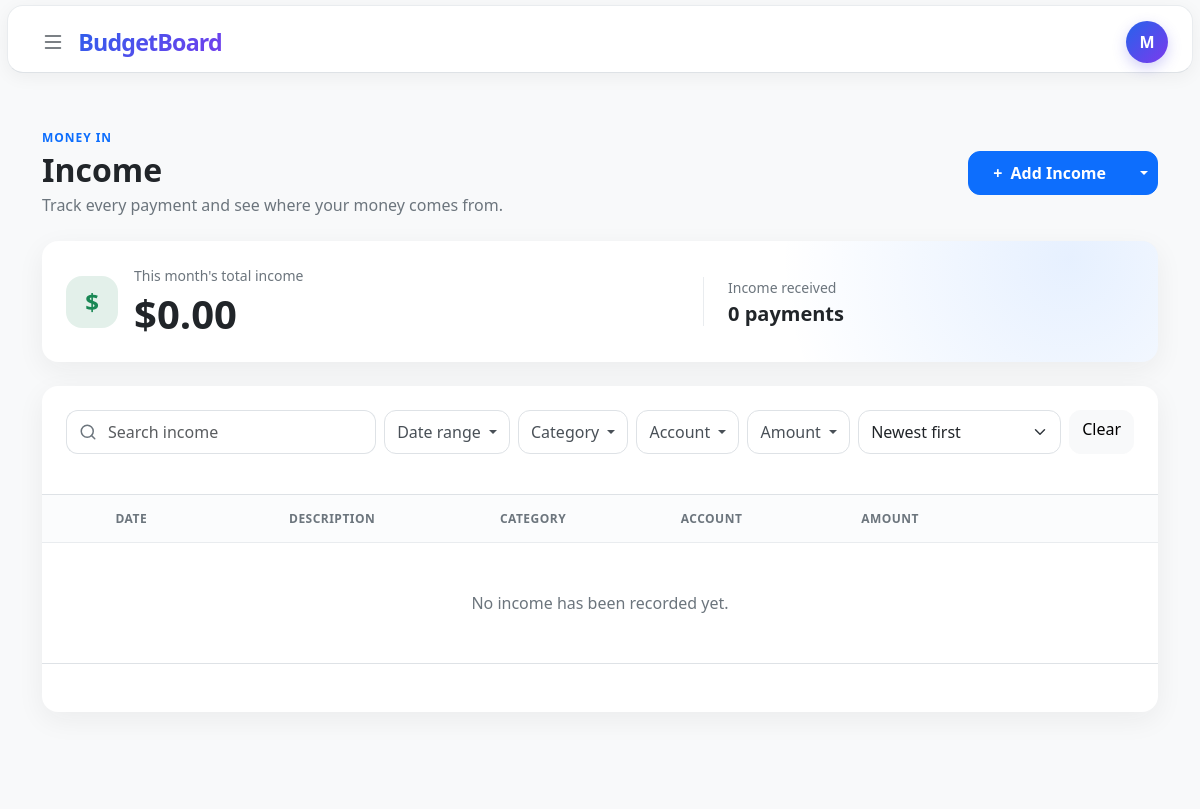
Before: /income (signed in) with the older database file.
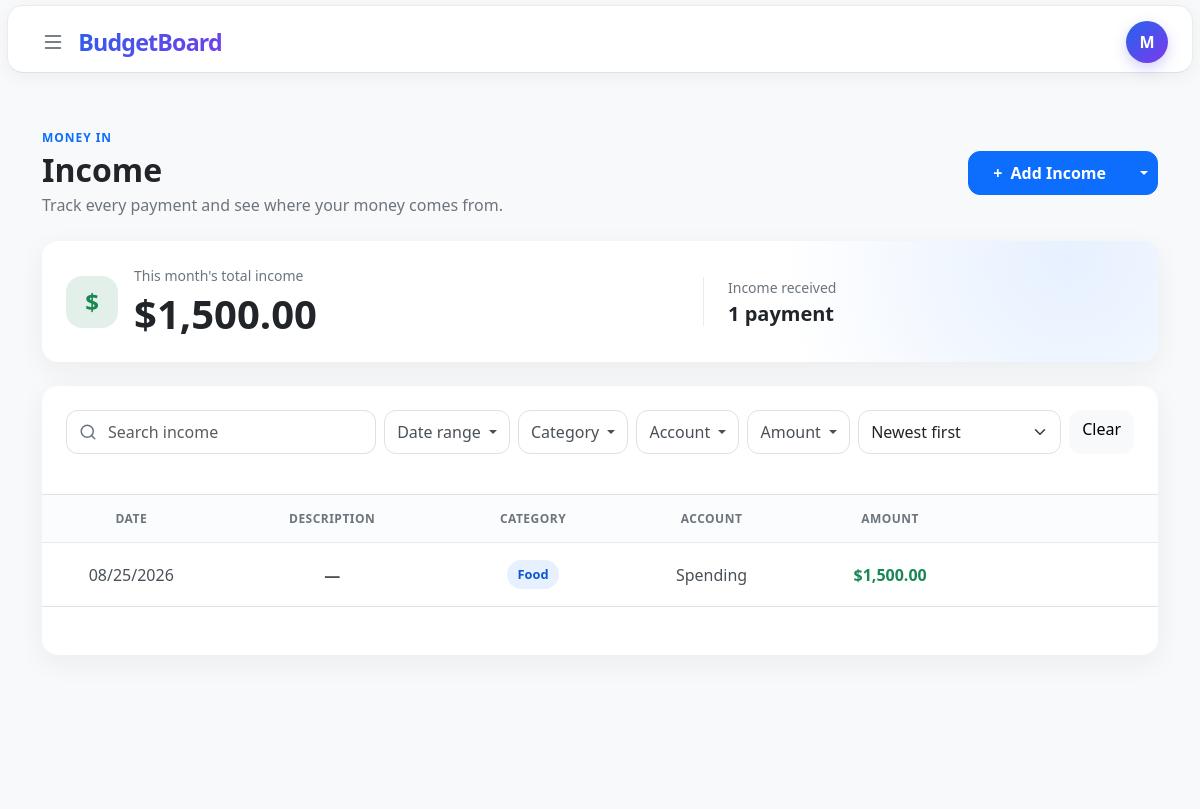
After: the same page with the newer database file.
### tables this page shows
CREATE TABLE income (
    id INTEGER PRIMARY KEY AUTOINCREMENT,
    user_id INTEGER NOT NULL,
    amount NUMERIC NOT NULL,
    category_id INTEGER NOT NULL,
    description TEXT,
    account_id INTEGER NOT NULL,
    date DATETIME NOT NULL DEFAULT CURRENT_TIMESTAMP,
    added_at DATETIME NOT NULL DEFAULT CURRENT_TIMESTAMP,

    FOREIGN KEY (user_id) REFERENCES users(id),
    FOREIGN KEY (category_id) REFERENCES categories(id),
    FOREIGN KEY (account_id) REFERENCES accounts(id)
);

CREATE TABLE categories (
    id INTEGER PRIMARY KEY AUTOINCREMENT,
    user_id INTEGER NOT NULL,
    name TEXT NOT NULL COLLATE NOCASE,
    type TEXT NOT NULL CHECK (
        type IN ('income', 'expense')
    ),
    created_at DATETIME NOT NULL DEFAULT CURRENT_TIMESTAMP,

    FOREIGN KEY (user_id) REFERENCES users(id),
    UNIQUE (user_id, name, type)
);

CREATE TABLE accounts(
    id INTEGER PRIMARY KEY AUTOINCREMENT,
    user_id INTEGER NOT NULL,
    name TEXT NOT NULL,
    type TEXT NOT NULL CHECK (
        type IN (
            'checking',
            'savings',
            'cash',
            'credit card',
            'investment',
            'other'
        )
    ),
    bank TEXT,
    created_at DATETIME NOT NULL DEFAULT CURRENT_TIMESTAMP, active INTEGER NOT NULL DEFAULT 1
CHECK (active IN (0, 1)),

    FOREIGN KEY (user_id) REFERENCES users(id)
);

### app.py (the view)
@app.route("/income", defaults={"limit": "10"}, methods=["GET", "POST"])
@app.route("/income/<limit>", methods=["GET", "POST"])
@login_required
def income(limit):
    return transaction_page(db, "income", limit)

### templates/income.html (shortened to what this page needs)
{% extends "layout.html" %}
{% from "_transaction_rows.html" import transaction_rows %}
{% block main %}
    <section class="income-page py-4 py-lg-5">
        <div class="container-xl">
            <div class="d-flex flex-column flex-sm-row align-items-sm-center justify-content-between gap-3 mb-4">
                <div>
                    <p class="income-eyebrow mb-1">Money in</p>
                    <h1 class="h2 fw-bold mb-1">Income</h1>
                    <p class="text-secondary mb-0">Track every payment and see where your money comes from.</p>
                </div>
                <div class="btn-group income-add-group align-self-start align-self-sm-center">
                    <button
                        class="btn btn-primary px-4"
                        type="button"
                        data-bs-toggle="modal"
                        data-bs-target="#addTransactionModal"
                    >
                        <span class="me-1" aria-hidden="true">+</span> Add Income
                    </button>
                    <button
                        class="btn btn-primary dropdown-toggle dropdown-toggle-split"
                        type="button"
                        data-bs-toggle="dropdown"
                        aria-expanded="false"
                    >
                    </button>
                </div>
            </div>
            <div class="card income-summary-card border-0 mb-4">
                <div class="card-body p-4">
                    <div class="row align-items-center g-4">
                        <div class="col-sm-7">
                            <div class="d-flex align-items-center gap-3">
                                <div class="income-summary-icon" aria-hidden="true">$</div>
                                <div>
                                    <p class="text-secondary small mb-1">This month's total income</p>
                                    <p class="display-6 fw-bold mb-0">{{ summary["total"] | usd }}</p>
                                </div>
                            </div>
                        </div>
                        <div class="col-sm-5">
                            <div class="income-summary-detail ps-sm-4">
                                <p class="text-secondary small mb-1">Income received</p>
                                <p class="h5 fw-semibold mb-0">
                                    {{ summary["count"] }}
                                    {{ "payment" if summary["count"] == 1 else "payments" }}
                                </p>
                            </div>
                        </div>
                    </div>
                </div>
            </div>
            <div class="card income-list-card border-0" id="transaction-results-card">
                <div class="card-body p-0">
                    <form
                        id="transaction-filter-form"
                        class="p-3 p-lg-4 border-bottom"
                        action="{{ url_for('income') }}"
                        method="get"
                    >
                        <div class="row g-2 align-items-center">
                            <div class="col-12 col-xl">
                                <div class="input-group income-search">
                                    <span class="input-group-text bg-white border-end-0 text-secondary" aria-hidden="true">
                                        <svg width="18" height="18" viewBox="0 0 24 24" fill="none" stroke="currentColor" stroke-width="2" stroke-linecap="round" stroke-linejoin="round">
                                            <circle cx="11" cy="11" r="8"></circle>
                                            <path d="m21 21-4.35-4.35"></path>
                                        </svg>
                                    </span>
                                    <input
                                        class="form-control border-start-0 ps-0"
                                        id="transaction-search-input"
                                        name="q"
                                        type="search"
                                        value="{{ filters['q'] }}"
                                        placeholder="Search income"
                                        aria-label="Search income"
                                    >
                                </div>
                            </div>
                            <div class="col-6 col-sm-auto dropdown">
                                <button class="btn btn-outline-secondary w-100 dropdown-toggle" type="button" data-bs-toggle="dropdown" data-bs-auto-close="outside" aria-expanded="false">
                                    Date range
                                </button>
                            </div>
                            <div class="col-6 col-sm-auto dropdown">
                                <button class="btn btn-outline-secondary w-100 dropdown-toggle" type="button" data-bs-toggle="dropdown" data-bs-auto-close="outside" aria-expanded="false">
                                    Category
                                </button>
                            </div>
                            <div class="col-6 col-sm-auto dropdown">
                                <button class="btn btn-outline-secondary w-100 dropdown-toggle" type="button" data-bs-toggle="dropdown" data-bs-auto-close="outside" aria-expanded="false">
                                    Account
                                </button>
                            </div>
                            <div class="col-6 col-sm-auto dropdown">
                                <button class="btn btn-outline-secondary w-100 dropdown-toggle" type="button" data-bs-toggle="dropdown" data-bs-auto-close="outside" aria-expanded="false">
                                    Amount
                                </button>
                            </div>
                            <div class="col-12 col-sm-auto">
                                <select class="form-select income-sort-select" id="income-sort" name="sort">
                                    <option value="newest" {% if filters["sort"] == "newest" %}selected{% endif %}>Newest first</option>
                                </select>
                            </div>
                            <div class="col-12 col-sm-auto">
                                <a
                                    class="btn btn-light w-100 income-filter-clear"
                                    id="transaction-filter-clear"
                                    href="{{ url_for('income') }}"
                                >
                                    Clear
                                </a>
                            </div>
                        </div>
                    </form>
                    <div class="table-responsive">
                        <table class="table income-table align-middle mb-0">
                            <colgroup>
                                <col class="income-col-standard">
                                <col class="income-col-description">
                                <col class="income-col-standard">
                                <col class="income-col-account">
                                <col class="income-col-standard">
                                <col class="income-col-actions">
                            </colgroup>
                            <thead>
                                <tr>
                                    <th scope="col">Date</th>
                                    <th scope="col">Description</th>
                                    <th scope="col">Category</th>
                                    <th scope="col">Account</th>
                                    <th class="income-amount-column" scope="col">Amount</th>
                                    <th class="transaction-action-column" scope="col">
                                    </th>
                                </tr>
                            </thead>
                            <tbody id="transaction-results-body">
                                {{ transaction_rows(
                                    entries,
                                    accounts,
                                    transaction_page_url,
                                    transaction_amount_class,
                                    transaction_empty_message,
                                    "income-category-options"
                                ) }}
                            </tbody>
                        </table>
                    </div>
                    <div class="text-center p-4 border-top" id="transaction-pagination">
                    </div>
                </div>
            </div>
        </div>
    </section>
{% endblock %}

### templates/layout.html (shortened to what this page needs)
<!DOCTYPE html>
<html lang="en">
<head>
    <link
        href="https://cdn.jsdelivr.net/npm/bootstrap@5.3.8/dist/css/bootstrap.min.css"
        rel="stylesheet"
    >
    <link
        rel="stylesheet"
        href="https://cdn.jsdelivr.net/npm/bootstrap-icons@1.13.1/font/bootstrap-icons.min.css"
    >
    <link
        rel="stylesheet"
        href="{{ url_for('static', filename='style.css') }}"
    >
</head>
<body>
    <header class="top-bar border-bottom bg-white">
        <div class="container-fluid px-4">
            <div class="d-flex align-items-center justify-content-between"
                 style="height: 72px;">
                <div class="d-flex align-items-center gap-3">
                    {% if session.get("user_id") %}
                        <button
                            class="btn menu-button"
                            type="button"
                            data-bs-toggle="offcanvas"
                            data-bs-target="#navigation"
                            aria-controls="navigation"
                            aria-label="Open navigation"
                        >
                            <i class="bi bi-list fs-4"></i>
                        </button>
                    {% endif %}
                    <a href="/" class="brand text-decoration-none" id="{% if session.get('user_id') %}title-li{% else %}title-lo{% endif %}">
                    </a>
                </div>
                <div class="d-flex align-items-center ms-auto">
                    {% if session.get("user_id") %}
                        <div class="dropdown">
                            <button
                                class="btn profile-button dropdown-toggle"
                                type="button"
                                data-bs-toggle="dropdown"
                                aria-expanded="false"
                                aria-label="Open account menu"
                            >
                                {{ session.get("username", "U")[0] | upper }}
                            </button>
                        </div>
                    {% endif %}
                </div>
            </div>
        </div>
    </header>
    <main>
        {% block main %}
        {% endblock %}
    </main>
</body>
</html>

### templates/_transaction_rows.html (shortened to what this page needs)
{% macro transaction_rows(entries, accounts, transaction_page_url, amount_class, empty_message, category_list_id) %}
    {% for entry in entries %}
        {% set editor_target = '.transaction-item-' ~ entry['id'] %}
        <tr class="transaction-row">
            <td>
                <div class="collapse show {{ editor_target[1:] }}">
                    <span class="text-nowrap">{{ entry["display_date"] }}</span>
                </div>
            </td>
            <td>
                <div class="collapse show {{ editor_target[1:] }}">
                    <span class="fw-semibold">{{ entry["description"] or "—" }}</span>
                </div>
            </td>
            <td>
                <div class="collapse show {{ editor_target[1:] }}">
                    <span class="income-category">{{ entry["category"] }}</span>
                </div>
            </td>
            <td>
                <div class="collapse show {{ editor_target[1:] }}">
                    {{ entry["account"] }}
                </div>
            </td>
            <td class="income-amount-column fw-semibold {{ amount_class }}">
                <div class="collapse show {{ editor_target[1:] }}">
                    {{ entry["amount"] | usd }}
                </div>
            </td>
            <td class="transaction-action-column">
                <div class="collapse show {{ editor_target[1:] }}">
                </div>
            </td>
        </tr>
    {% else %}
        <tr>
            <td class="text-center text-secondary py-5" colspan="6">
                {{ empty_message }}
            </td>
        </tr>
    {% endfor %}
{% endmacro %}

Changed rows visible on the page:
added income: display_date "08/25/2026", entry "—", category "Food", account "Spending", amount "$1,500.00"
Other visible differences:
{{ summary["total"] | usd }}: "$0.00" → "$1,500.00"
{{ summary["count"] }}: "0" → "1"
{{ "payment" if summary["count"] == 1 else "payments" }}: "payments" → "payment"
{{ empty_message }}: "No income has been recorded yet." → (not shown)
